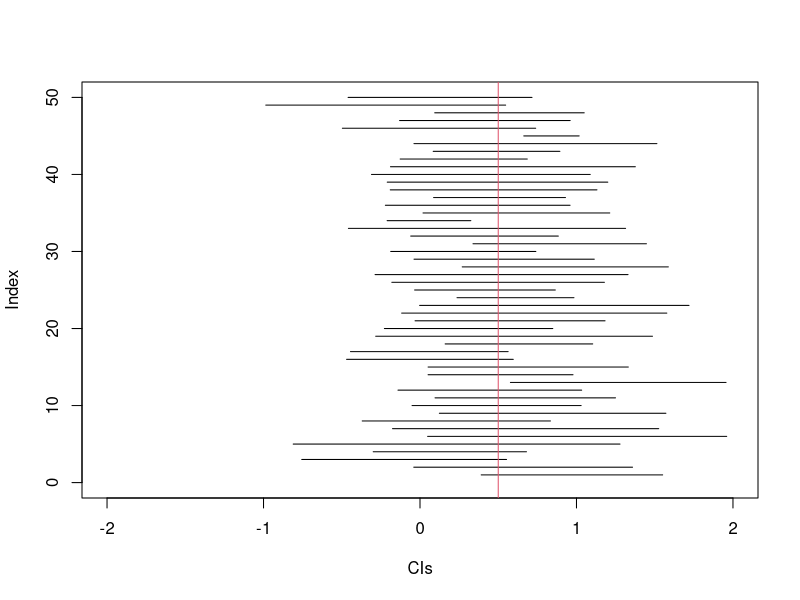

This chart was generated by the following R code:
## ---- chunk 1
# the true mean
mu <- 0.5

# simulating the population
G <- rnorm(1000, mu)

# initialize plot 
plot(NA, 
    xlim = c(-2,2), 
    ylim = c(0,50), 
    xlab="CIs",
    ylab="Index")

# repeat experiment
for (i in 1:50) {
    # sample size
    k <- 10
    # draw random sample
    x <- sample(G,k)
    # sample mean 
    m <- mean(x)
    # sample standard deviation
    s <- sd(x)
    # confidence interval
    ci_1 <- m - 1.96* s/sqrt(k) 
    ci_2 <- m + 1.96* s/sqrt(k)
    # draw the CI
    segments(ci_1, i, ci_2, i)
}

# the true mean
abline(v=mu, col=2)
## ---- chunk 2
#| warning: false
# load dataset
data <- read.csv("../dataset/exam.csv")

# test scores of male and female students
y1 <- subset(data, gender == 'Male'  )$overall 
y2 <- subset(data, gender == 'Female')$overall

# compare the means
cat("Male:", mean(y1), "Female:", mean(y2))

# t-test over d = y1 - y2
d <- t.test(y1, y2, conf.level = .95)

# CI contains 0, meaning there is no significant difference
cat("Diff:",  d$estimate, "CI: [", d$conf.int, "]")
